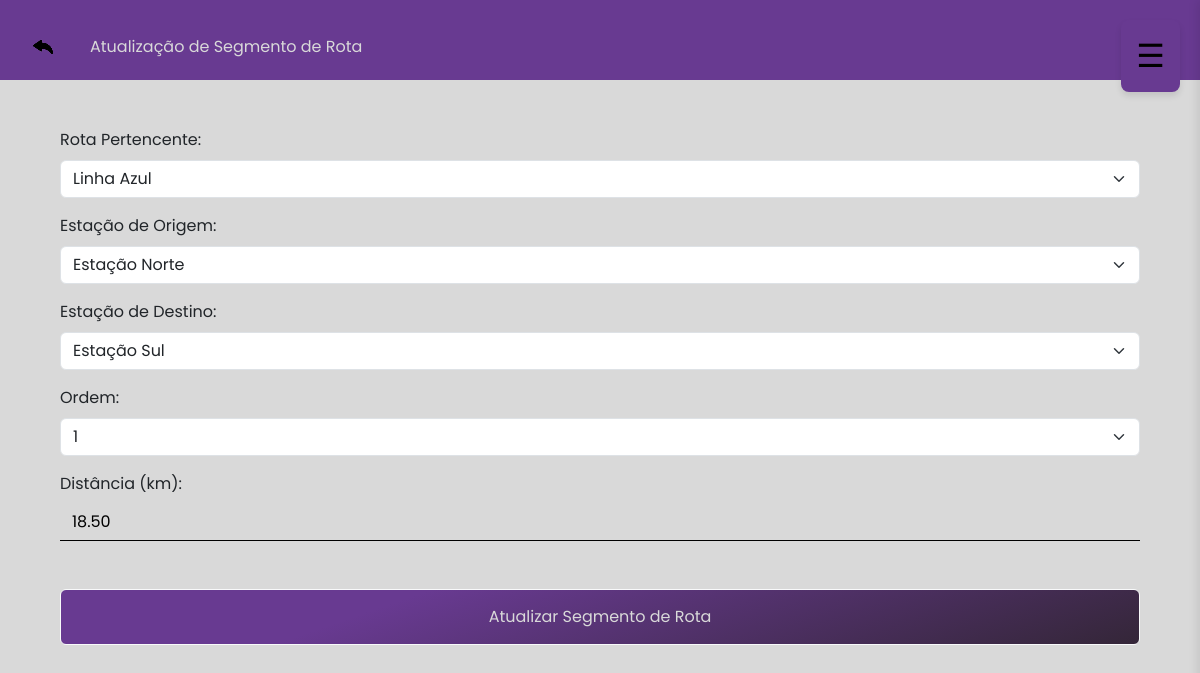
Screenshot of /public/createSegmentoRota.php?id=1 (signed in) with the database file from the repository.
### tables this page shows
CREATE TABLE segmento_rota (
    id_segmento_rota INT AUTO_INCREMENT PRIMARY KEY,
    id_rota_fk INT,
    ordem INT,
    id_estacao_origem INT,
    id_estacao_destino INT,
    distancia_km DECIMAL(6,2),
    FOREIGN KEY (id_rota_fk) REFERENCES rota(id_rota),
    FOREIGN KEY (id_estacao_origem) REFERENCES estacao(id_estacao),
    FOREIGN KEY (id_estacao_destino) REFERENCES estacao(id_estacao)
);

CREATE TABLE rota (
    id_rota INT AUTO_INCREMENT PRIMARY KEY,
    nome VARCHAR(100) NOT NULL,
    descricao TEXT
);

CREATE TABLE estacao (
    id_estacao INT AUTO_INCREMENT PRIMARY KEY,
    nome VARCHAR(100) NOT NULL,
    localizacao VARCHAR(255) NOT NULL
);

### public/createSegmentoRota.php (the view, shortened to what this page needs)
<?php
    include 'db.php';
    if (isset($_GET['id'])) {
        $segmento_rota = $_GET['id'];
        $sql2 = "SELECT * FROM segmento_rota WHERE id_segmento_rota = :id_segmento_rota";
        $stmt = $conn->prepare($sql2);
        $stmt->bindParam(':id_segmento_rota', $segmento_rota, PDO::PARAM_INT);
        $stmt->execute();
        $segmento_rota_row = $stmt->fetch(PDO::FETCH_ASSOC);
?>
<html lang="pt-br">
<head>
    <link href="https://cdn.jsdelivr.net/npm/bootstrap@5.3.8/dist/css/bootstrap.min.css" rel="stylesheet">
    <link rel="stylesheet" href="https://cdn.jsdelivr.net/npm/bootstrap-icons@1.13.1/font/bootstrap-icons.min.css">
    <link rel="stylesheet" href="../styles/style.css">
</head>
<body>
    <main>
        <div class="container-fluid">
            <div class="row navRelat d-flex align-items-center sticky-top">
                <div class="col-8 d-flex align-items-center mt-4 ms-2 welcome lh-1">
                    <button type="button" class="btn me-4"><img src="../assets/icon/seta-curva-esquerda 1.png" alt="" onclick="location.href='listaCadastros.php'"></button>
                    <div class="d-flex flex-column">
                        <p class="mb-0">Atualização de Segmento de Rota</p>
                    </div>
                </div>
                <div>
                    <?php include 'sidebar.php'; ?>
                </div>
            </div>
            <div class="row justify-content-center p-5">
                <div class="col">
                    <form method="POST">
                        <div class="mb-3">
                            <label for="id_rota_fk" class="form-label" selected=''>Rota Pertencente:</label>
                            <?php
                            $rotas = [];
                            try {
                                $stmtRotas = $conn->query("SELECT id_rota, nome FROM rota");
                                $rotas = $stmtRotas->fetchAll(PDO::FETCH_ASSOC);
                            } catch (Exception $e) {
                                echo "Erro ao buscar rotas: " . $e->getMessage();
                            }
                            ?>
                            <select class="form-select" id="id_rota_fk" name="id_rota_fk" required>
                                <?php foreach ($rotas as $rota): ?>
                                    <option value="<?= htmlspecialchars($rota['id_rota']) ?>"
                                        <?= (isset($segmento_rota_row['id_rota_fk']) && $segmento_rota_row['id_rota_fk'] == $rota['id_rota']) ? 'selected' : '' ?>>
                                        <?= htmlspecialchars($rota['nome']) ?>
                                    </option>
                                <?php endforeach; ?>
                            </select>
                        </div>
                        <div class="mb-3">
                            <label for="id_estacao_origem" class="form-label">Estação de Origem:</label>
                            <?php
                            $estacoes = [];
                            try {
                                $stmtEstacoes = $conn->query("SELECT id_estacao, nome FROM estacao");
                                $estacoes = $stmtEstacoes->fetchAll(PDO::FETCH_ASSOC);
                            } catch (Exception $e) {
                                echo "Erro ao buscar estações: " . $e->getMessage();
                            }
                            ?>
                            <select class="form-select" id="id_estacao_origem" name="id_estacao_origem" required>
                                <?php foreach ($estacoes as $estacao): ?>
                                    <option value="<?= htmlspecialchars($estacao['id_estacao']) ?>"
                                        <?= (isset($segmento_rota_row['id_estacao_origem']) && $segmento_rota_row['id_estacao_origem'] == $estacao['id_estacao']) ? 'selected' : '' ?>>
                                        <?= htmlspecialchars($estacao['nome']) ?>
                                    </option>
                                <?php endforeach; ?>
                            </select>
                        </div>
                        <div class="mb-3">
                            <label for="id_estacao_destino" class="form-label">Estação de Destino:</label>
                            <?php
                            $estacoes = [];
                            try {
                                $stmtEstacoes = $conn->query("SELECT id_estacao, nome FROM estacao");
                                $estacoes = $stmtEstacoes->fetchAll(PDO::FETCH_ASSOC);
                            } catch (Exception $e) {
                                echo "Erro ao buscar estações: " . $e->getMessage();
                            }
                            ?>
                            <select class="form-select" id="id_estacao_destino" name="id_estacao_destino" required>
                                <?php foreach ($estacoes as $estacao): ?>
                                    <option value="<?= htmlspecialchars($estacao['id_estacao']) ?>"
                                        <?= (isset($segmento_rota_row['id_estacao_destino']) && $segmento_rota_row['id_estacao_destino'] == $estacao['id_estacao']) ? 'selected' : '' ?>>
                                        <?= htmlspecialchars($estacao['nome']) ?>
                                    </option>
                                <?php endforeach; ?>
                            </select>
                        </div>
                        <div class="mb-3">
                            <label for="ordem" class="form-label">Ordem:</label>
                            <select class="form-select" id="ordem" name="ordem" required>
                                <?php for ($i = 1; $i <= 5; $i++): ?>
                                    <option value="<?= $i ?>" <?= (isset($segmento_rota_row['ordem']) && $segmento_rota_row['ordem'] == $i) ? 'selected' : '' ?>><?= $i ?></option>
                                <?php endfor; ?>
                            </select>
                        </div>
                        <div>
                            <label for="distancia_km" class="form-label">Distância (km):</label>
                            <input type="number" class="form-control" id="distancia_km" name="distancia_km" required value="<?php echo isset($segmento_rota_row['distancia_km']) ? htmlspecialchars($segmento_rota_row['distancia_km']) : ''; ?>">
                        </div>
                        <button type="submit" class="btn btn-light btnLogin mt-5">Atualizar Segmento de Rota</button>
                    </form>
                </div>
            </div>
</body>
</html>
<?php
}
?>

### styles/style.css (style rules this page uses)
body { background-color: #D9D9D9; font-family: 'Poppins', sans-serif; width: 100%; margin: 0; overflow-x: hidden; }
.form-control { color: black; background-color: transparent; box-shadow: none !important; border: none; border-bottom: 1px solid rgba(0, 0, 0); border-radius: 4px 4px 0 0; }
.btnLogin { color: #D9D9D9; width: 100%; height: 7vh; background: linear-gradient(161deg, rgba(104, 58, 145, 1) 30%, rgba(52, 38, 56, 1) 100%); }
.welcome { color: #D9D9D9; }
.navRelat { background-color: #683A91; height: 10vh; }

### rows the page displays
segmento_rota: id_rota_fk "Linha Azul", id_estacao_origem "Estação Norte", id_estacao_destino "Estação Sul", ordem "1", distancia_km "18.50"
